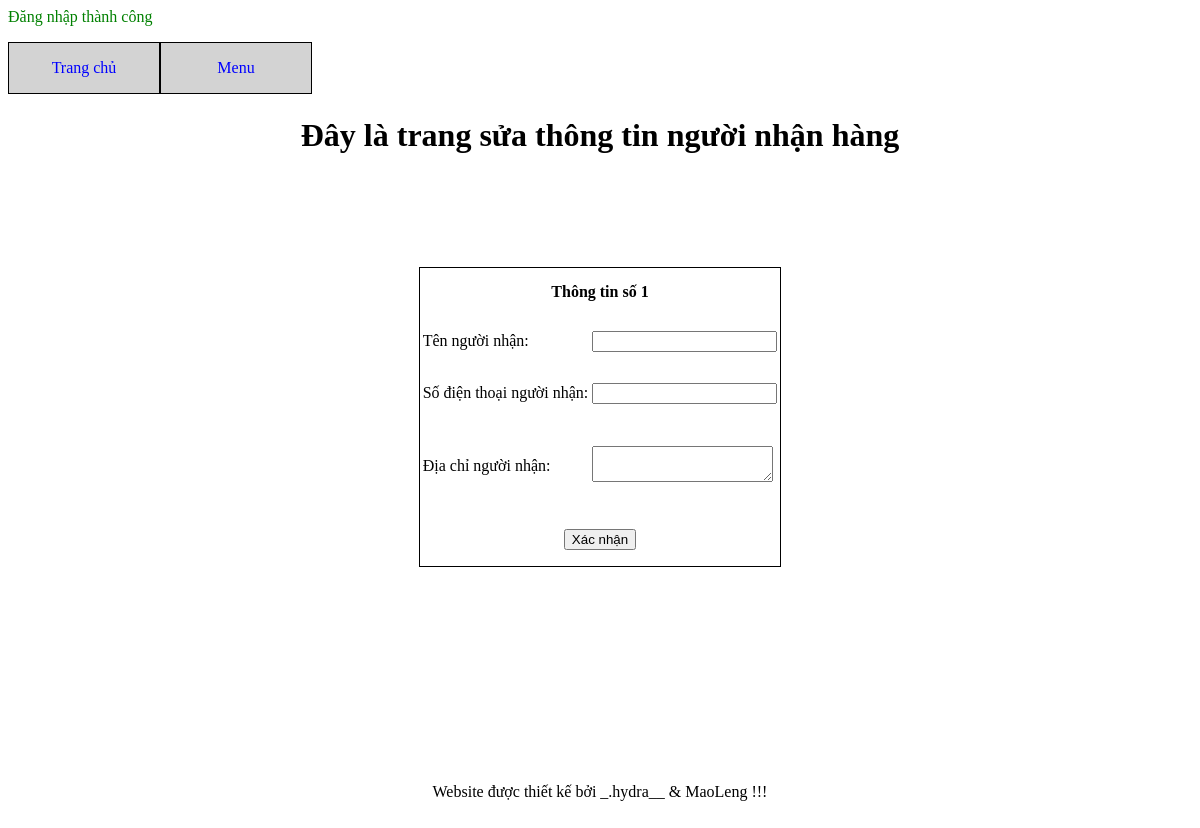
/receiver_form.php?id=1&type=change (signed in), run on an earlier commit of the app's database.
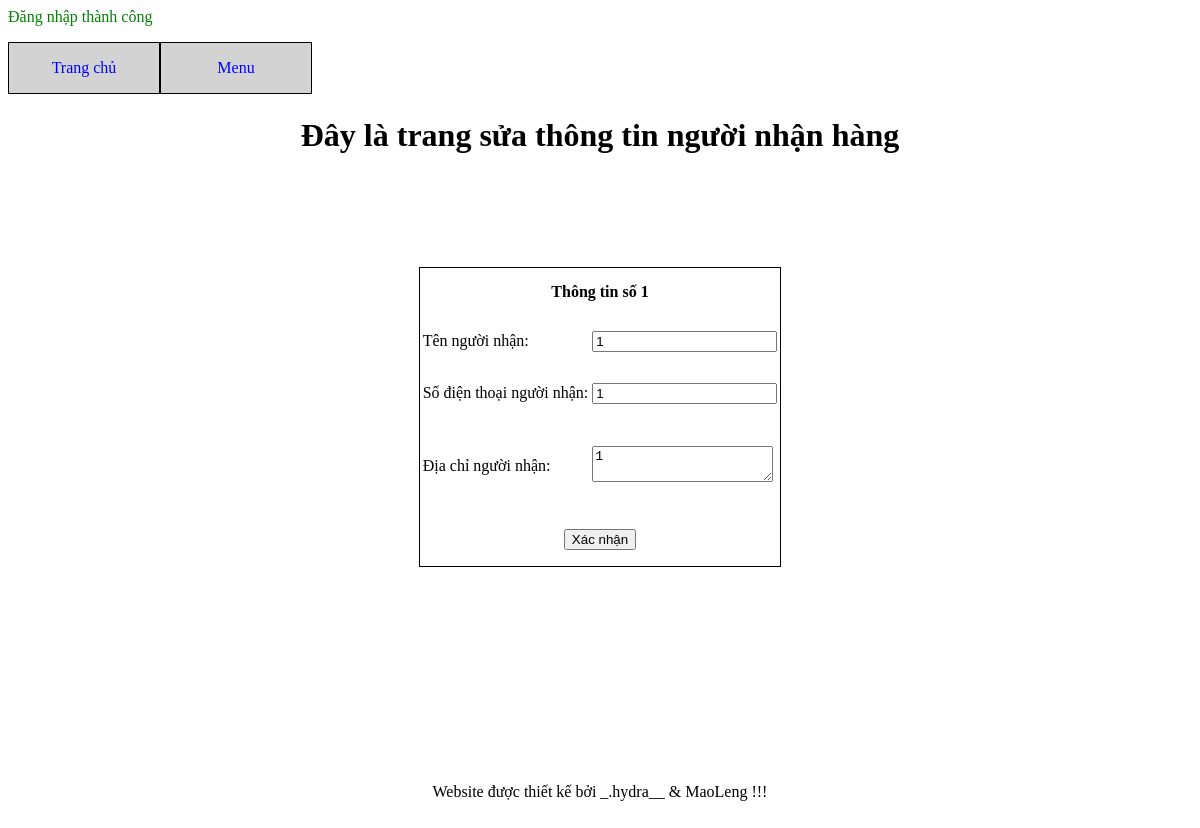
And on a later commit of the database.
### tables this page shows
CREATE TABLE `receivers` (
  `customer_id` int(11) NOT NULL,
  `id` int(11) NOT NULL,
  `name` varchar(50) NOT NULL,
  `phone` varchar(20) NOT NULL,
  `address` varchar(200) NOT NULL,
  `status` tinyint(1) NOT NULL DEFAULT '0'
);

### receiver_form.php (the view, shortened to what this page needs)
<!DOCTYPE html>
<html>
<head>
</head>
<body>
	<?php
	require 'connect.php';
	require 'announce.php';
	$type = $_GET['type'];
	?>
	<div id="div_tong">
		<?php require 'menu.php'; ?>
		<div id="div_tren">
			<?php if ($type == 'change') {
				$num = $_GET['id'];
				$num = $num;
				$sql = "select * from receivers where id = '$num'";
				$result = mysqli_query($connect,$sql);
				$each = mysqli_fetch_array($result);
				?>
				<h1 style="text-align: center; ">
					Đây là trang sửa thông tin người nhận hàng
				</h1>
				<?php
			} ?>
		</div>
		<div id="div_giua">
			<form method="post" action="receiver_process.php" type="create">
				<table height="300px" class="border" >
					<tr>
						<th colspan="2">
							Thông tin số <?php echo $num ?>
						</th>
					</tr>
					<tr>
						<td>
							Tên người nhận:
						</td>
						<td>
							<input type="text" name="name" value="<?php echo $each['name'] ?>">
						</td>
					</tr>
					<tr>
						<td>
							Số điện thoại người nhận:
						</td>
						<td>
							<input type="text" name="phone" value="<?php echo $each['phone'] ?>">
						</td>
					</tr>
					<tr>
						<td>
							Địa chỉ người nhận:
						</td>
						<td>
							<textarea name="address"><?php echo $each['address'] ?></textarea>
						</td>
					</tr>
					<tr>
						<td colspan="2" class="center">
							<button>
								Xác nhận
							</button>
						</td>
					</tr>
				</table>
			</form>
		</div>
		<div id="div_duoi">
			<?php
			require 'footer.php';
			?>
		</div>
	</div>
</body>
</html>

What changed in the data, as far as the page shows it:
added receivers: name "1", phone "1", address "1"
